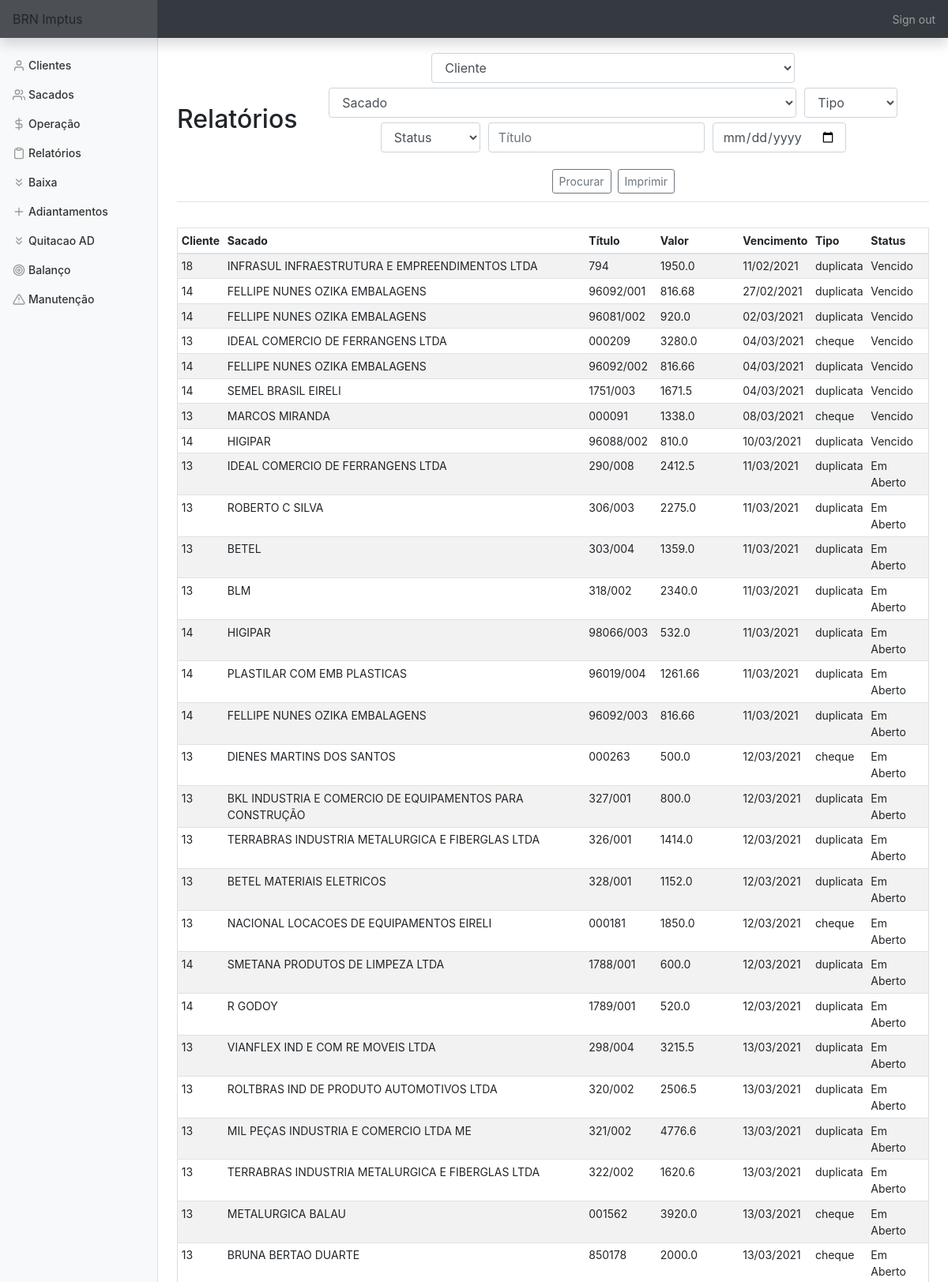
Page /relatorios (signed in, upper part) on the committed database.
### tables this page shows
CREATE TABLE titulo (
    cliente_id INTEGER,
    sacado_id INTEGER,
    bordero INTEGER,
    titulo TEXT,
    vencimento DATE,
    valor FLOAT, 
    dt_negoc DATE,
    tipo TEXT,
    status TEXT,
    dt_baixa DATE, nm_sac TEXT,
    FOREIGN KEY (cliente_id) REFERENCES clientes(id),
    FOREIGN KEY (sacado_id) REFERENCES sacados(id));

### app.py (the view, shortened to what this page needs)
@app.route('/relatorios', methods=['GET', 'POST'])
@login_required
def relatorios():
    con = sqlite3.connect(DATABASE)
    con.row_factory = sqlite3.Row
    cur = con.cursor()
    cliente = cur.execute('SELECT nome FROM clientes')
    cliente = cur.fetchall()
    sacado = cur.execute('SELECT nome FROM sacados ORDER BY nome')
    sacado = cur.fetchall()
    tit = cur.execute('SELECT * FROM titulo WHERE status != "Quitado" ORDER BY vencimento')
    tit = cur.fetchall()
    if request.method == "GET":
        return render_template('/relatorios.html', cliente=cliente, sacado=sacado, titulo=tit)

### app.py (called while the page is built)
@app.after_request
def after_request(response):
    response.headers["Cache-Control"] = "no-cache, no-store, must-revalidate"
    response.headers["Expires"] = 0
    response.headers["Pragma"] = "no-cache"
    return response

### helper.py (called while the page is built)
def login_required(f):
    @wraps(f)
    def decorated_function(*args, **kwargs):
        if session.get("user_id") is None:
            return redirect("/login")
        return f(*args, **kwargs)
    return decorated_function

### templates/relatorios.html (shortened to what this page needs)
{% extends "layout.html" %}
{% block main %}
    <div class='d-flex justify-content-between flex-warp flex-md-nowrap align-items-center pt-3 pb-2 mb-3 border-bottom'>
        <h1 class='h2'>Relatórios</h1>
            <form action='relatorios' method='POST'>
                <div class='form-group'>
                        <select class="form-control" name="cliente" title='Relatório por cliente' alt='Relatório por Cliente'>
                            <option disabled selected value>Cliente</option>
                        </select>
                        <select class="form-control" name="sacado" title='Relatório por sacado' alt='Relatório por sacado'>
                            <option disabled selected value>Sacado</option>
                        </select>
                        <select class='form-control' name='tipo' title='Relatório por tipo' alt='Relatório por tipo'>
                            <option select value>Tipo</option>
                        </select>
                        <select class='form-control' name='status' title='Relatório por status' alt='Relatório por status'>
                            <option select value>Status</option>
                        </select>
                        <input name='titulo' autofocus class='form-control' placeholder='Título' type='text' title='Relatório por número do título' alt='Relatório por número do título'>
                        <input name='vencimento' autofocus class='form-control' placeholder='Vencimento' type='date' title='Relatório por vencimento' alt='Relatório por vencimento'>
                </div>
                <button type='submit' class='btn btn-sm btn-outline-secondary'>Procurar</button>
                <button onclick="printDiv('print')" value="print a div" class='btn btn-sm btn-outline-secondary'>Imprimir</button>
            </form>
    </div>
    <div id='print' class='d-flex justify-content-between flex-warp flex-md-nowrap align-items-center pt-3 pb-2 mb-3 border-bottom'>
        <div class='table-responsive'>
            <table class='table table-striped table-sm'>
                <thead>
                    <tr>
                        <th>Cliente</th>
                        <th>Sacado</th>
                        <th>Título</th>
                        <th>Valor</th>
                        <th>Vencimento</th>
                        <th>Tipo</th>
                        <th>Status</th>
                    </tr>
                </thead>
                <tbody>
                    {% set valor_busca = namespace(item=0) %}
                    {% for row in titulo %}
                        <tr>
                            <td>{{ row['cliente_id'] }}</td>
                            <td>{{ row['nm_sac'] }}</td>
                            <td>{{ row['titulo'] }}</td>
                            <td>{{ row['valor'] }}</td>
                            {% set valor_busca.item = valor_busca.item + row['valor'] %}
                            {% set lt = row['vencimento'].split('-') %}
                            <td>{{ lt[2]+'/'+lt[1]+'/'+lt[0] }}</td>
                            <td>{{ row['tipo'] }}</td>
                            <td>{{ row['status'] }}</td>
                        </tr>
                    {% endfor %}
                </tbody>
            </table>
        </div>
    </div>
{% endblock %}

### static/styles.css (style rules this page uses)
main .form-control { display: inline-block; width: auto; margin: 3px; }
main table { text-align: left; border-collapse: collapse; border-spacing: 0; width: 100%; border: 1px solid #ddd; }
main table td, th { text-align: left; padding: 16px; }
button { margin: 2px; }
body { font-size: .875rem; height:100%; }

### rows in the picture
titulo: cliente_id "18", nm_sac "INFRASUL INFRAESTRUTURA E EMPREENDIMENTOS LTDA", titulo "794", valor "1950.0", vencimento "11/02/2021", tipo "duplicata", status "Vencido"
titulo: cliente_id "14", nm_sac "FELLIPE NUNES OZIKA EMBALAGENS", titulo "96092/001", valor "816.68", vencimento "27/02/2021", tipo "duplicata", status "Vencido"
titulo: cliente_id "14", nm_sac "FELLIPE NUNES OZIKA EMBALAGENS", titulo "96081/002", valor "920.0", vencimento "02/03/2021", tipo "duplicata", status "Vencido"
titulo: cliente_id "13", nm_sac "IDEAL COMERCIO DE FERRANGENS LTDA", titulo "000209", valor "3280.0", vencimento "04/03/2021", tipo "cheque", status "Vencido"
titulo: cliente_id "14", nm_sac "FELLIPE NUNES OZIKA EMBALAGENS", titulo "96092/002", valor "816.66", vencimento "04/03/2021", tipo "duplicata", status "Vencido"
titulo: cliente_id "14", nm_sac "SEMEL BRASIL EIRELI", titulo "1751/003", valor "1671.5", vencimento "04/03/2021", tipo "duplicata", status "Vencido"
titulo: cliente_id "13", nm_sac "MARCOS MIRANDA", titulo "000091", valor "1338.0", vencimento "08/03/2021", tipo "cheque", status "Vencido"
titulo: cliente_id "14", nm_sac "HIGIPAR", titulo "96088/002", valor "810.0", vencimento "10/03/2021", tipo "duplicata", status "Vencido"
titulo: cliente_id "13", nm_sac "IDEAL COMERCIO DE FERRANGENS LTDA", titulo "290/008", valor "2412.5", vencimento "11/03/2021", tipo "duplicata", status "Em Aberto"
titulo: cliente_id "13", nm_sac "ROBERTO C SILVA", titulo "306/003", valor "2275.0", vencimento "11/03/2021", tipo "duplicata", status "Em Aberto"
titulo: cliente_id "13", nm_sac "BETEL", titulo "303/004", valor "1359.0", vencimento "11/03/2021", tipo "duplicata", status "Em Aberto"
titulo: cliente_id "13", nm_sac "BLM", titulo "318/002", valor "2340.0", vencimento "11/03/2021", tipo "duplicata", status "Em Aberto"
titulo: cliente_id "14", nm_sac "HIGIPAR", titulo "98066/003", valor "532.0", vencimento "11/03/2021", tipo "duplicata", status "Em Aberto"
titulo: cliente_id "14", nm_sac "PLASTILAR COM EMB PLASTICAS", titulo "96019/004", valor "1261.66", vencimento "11/03/2021", tipo "duplicata", status "Em Aberto"
titulo: cliente_id "14", nm_sac "FELLIPE NUNES OZIKA EMBALAGENS", titulo "96092/003", valor "816.66", vencimento "11/03/2021", tipo "duplicata", status "Em Aberto"
titulo: cliente_id "13", nm_sac "DIENES MARTINS DOS SANTOS", titulo "000263", valor "500.0", vencimento "12/03/2021", tipo "cheque", status "Em Aberto"
titulo: cliente_id "13", nm_sac "BKL INDUSTRIA E COMERCIO DE EQUIPAMENTOS PARA CONSTRUÇÃO", titulo "327/001", valor "800.0", vencimento "12/03/2021", tipo "duplicata", status "Em Aberto"
titulo: cliente_id "13", nm_sac "TERRABRAS INDUSTRIA METALURGICA E FIBERGLAS LTDA", titulo "326/001", valor "1414.0", vencimento "12/03/2021", tipo "duplicata", status "Em Aberto"
titulo: cliente_id "13", nm_sac "BETEL MATERIAIS ELETRICOS", titulo "328/001", valor "1152.0", vencimento "12/03/2021", tipo "duplicata", status "Em Aberto"
titulo: cliente_id "13", nm_sac "NACIONAL LOCACOES DE EQUIPAMENTOS EIRELI", titulo "000181", valor "1850.0", vencimento "12/03/2021", tipo "cheque", status "Em Aberto"
titulo: cliente_id "14", nm_sac "SMETANA PRODUTOS DE LIMPEZA LTDA", titulo "1788/001", valor "600.0", vencimento "12/03/2021", tipo "duplicata", status "Em Aberto"
titulo: cliente_id "14", nm_sac "R GODOY", titulo "1789/001", valor "520.0", vencimento "12/03/2021", tipo "duplicata", status "Em Aberto"
titulo: cliente_id "13", nm_sac "VIANFLEX IND E COM RE MOVEIS LTDA", titulo "298/004", valor "3215.5", vencimento "13/03/2021", tipo "duplicata", status "Em Aberto"
titulo: cliente_id "13", nm_sac "ROLTBRAS IND DE PRODUTO AUTOMOTIVOS LTDA", titulo "320/002", valor "2506.5", vencimento "13/03/2021", tipo "duplicata", status "Em Aberto"
titulo: cliente_id "13", nm_sac "MIL PEÇAS INDUSTRIA E COMERCIO LTDA ME", titulo "321/002", valor "4776.6", vencimento "13/03/2021", tipo "duplicata", status "Em Aberto"
titulo: cliente_id "13", nm_sac "TERRABRAS INDUSTRIA METALURGICA E FIBERGLAS LTDA", titulo "322/002", valor "1620.6", vencimento "13/03/2021", tipo "duplicata", status "Em Aberto"
titulo: cliente_id "13", nm_sac "METALURGICA BALAU", titulo "001562", valor "3920.0", vencimento "13/03/2021", tipo "cheque", status "Em Aberto"
titulo: cliente_id "13", nm_sac "BRUNA BERTAO DUARTE", titulo "850178", valor "2000.0", vencimento "13/03/2021", tipo "cheque", status "Em Aberto"
